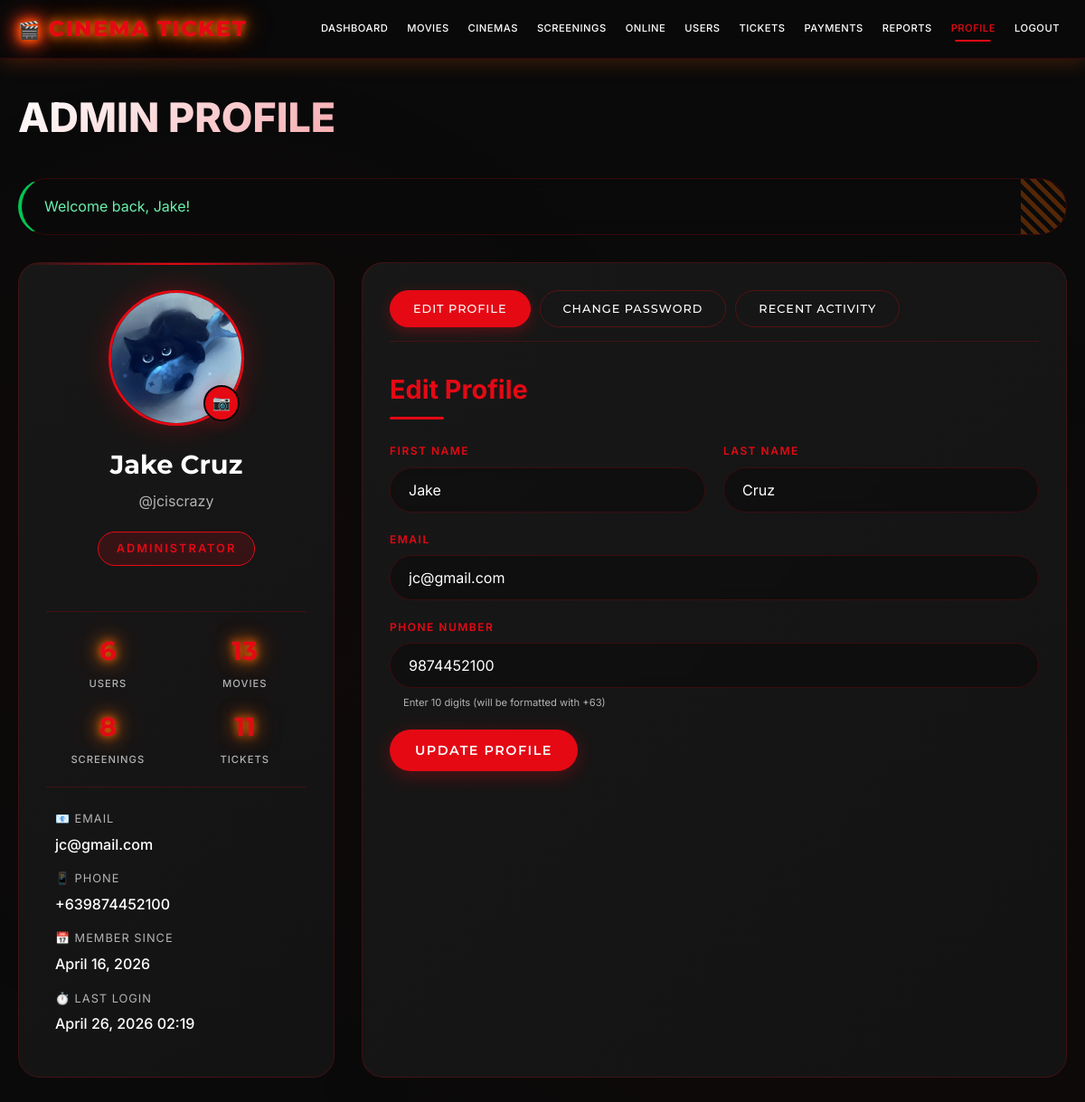
/admin/profile.php (signed in), run on the app's committed database.
### tables this page shows
CREATE TABLE `users` (
  `id` int(11) NOT NULL,
  `username` varchar(50) NOT NULL,
  `email` varchar(100) NOT NULL,
  `password_hash` varchar(255) NOT NULL,
  `first_name` varchar(50) NOT NULL,
  `last_name` varchar(50) NOT NULL,
  `birthdate` date NOT NULL,
  `account_type` varchar(20) DEFAULT 'user',
  `gender` varchar(20) DEFAULT NULL,
  `country` varchar(50) DEFAULT NULL,
  `phone` varchar(20) DEFAULT NULL,
  `profile_pic` varchar(255) DEFAULT NULL,
  `theme_preference` varchar(20) DEFAULT 'dark',
  `is_active` tinyint(1) DEFAULT 1,
  `created_at` timestamp NOT NULL DEFAULT current_timestamp(),
  `last_login` timestamp NULL DEFAULT NULL
);

### includes/functions.php (called while the page is built, shortened)
<?php
function getDB() {
    static $pdo = null;
    if ($pdo === null) {
        try {
            $pdo = new PDO(
                "mysql:host=" . DB_HOST . ";dbname=" . DB_NAME . ";charset=utf8mb4",
                DB_USER,
                DB_PASS,
                [
                    PDO::ATTR_ERRMODE => PDO::ERRMODE_EXCEPTION,
                    PDO::ATTR_DEFAULT_FETCH_MODE => PDO::FETCH_ASSOC,
                    PDO::ATTR_EMULATE_PREPARES => false
                ]
            );
        } catch (PDOException $e) {
            if ($e->getCode() == 1049) {
                die("<h2>Database '" . DB_NAME . "' not found!</h2>
                     <p>Please check your database configuration.</p>");
            } else {
                die("Database error: " . $e->getMessage());
            }
        }
    }
    return $pdo;
}
function getCurrentUser() {
    $pdo = getDB();
    $stmt = $pdo->prepare("SELECT * FROM users WHERE id = ?");
    $stmt->execute([$_SESSION['user_id']]);
    $user = $stmt->fetch();
    return $user;
}
function getFlash() {
    if (isset($_SESSION['flash'])) {
        $flash = $_SESSION['flash'];
        return $flash;
    }
    return null;
}
?>

### admin/profile.php (the view, shortened to what this page needs)
<?php
require_once '../includes/functions.php';
$pdo = getDB();
$user = getCurrentUser();
$stats = [
    'total_users' => $pdo->query("SELECT COUNT(*) FROM users")->fetchColumn(),
    'total_movies' => $pdo->query("SELECT COUNT(*) FROM movies")->fetchColumn(),
    'total_screenings' => $pdo->query("SELECT COUNT(*) FROM screenings WHERE show_date >= CURDATE()")->fetchColumn(),
    'total_tickets' => $pdo->query("SELECT COUNT(*) FROM tickets")->fetchColumn(),
    'total_revenue' => $pdo->query("SELECT COALESCE(SUM(total_price), 0) FROM tickets WHERE status = 'paid'")->fetchColumn()
];
$flash = getFlash();
?>
<!DOCTYPE html>
<html lang="en">
<head>
    <link rel="stylesheet" href="../assets/css/style.css">
</head>
<body>
    <nav class="navbar">
        <div class="nav-container">
            <a href="../index.php" class="logo">CINEMA TICKET</a>
            <div class="nav-links">
                <a href="dashboard.php">Dashboard</a>
                <a href="movies.php">Movies</a>
                <a href="cinemas.php">Cinemas</a>
                <a href="screenings.php">Screenings</a>
                <a href="online_schedule.php">Online</a>
                <a href="users.php">Users</a>
                <a href="tickets.php">Tickets</a>
                <a href="payments.php">Payments</a>
                <a href="reports.php">Reports</a>
                <a href="profile.php" class="active">Profile</a>
                <a href="../auth/logout.php">Logout</a>
            </div>
        </div>
    </nav>
    <main class="container">
        <h1>Admin Profile</h1>
        <?php if ($flash): ?>
            <div class="alert alert-<?php echo $flash['type']; ?>">
                <?php echo htmlspecialchars($flash['message']); ?>
            </div>
        <?php endif; ?>
        <div class="profile-container">
            <div class="profile-sidebar">
                <div class="profile-avatar-container">
                    <?php if ($user['profile_pic']): ?>
                        <img src="../uploads/profiles/<?php echo $user['profile_pic']; ?>?t=<?php echo time(); ?>" class="profile-avatar">
                    <?php else: ?>
                        <div class="profile-avatar-placeholder">
                            <?php echo strtoupper(substr($user['first_name'],0,1) . substr($user['last_name'],0,1)); ?>
                        </div>
                    <?php endif; ?>
                    <form method="POST" enctype="multipart/form-data" id="picForm">
                        <label for="profile_pic" class="upload-btn">📷</label>
                    </form>
                </div>
                <div class="profile-name"><?php echo htmlspecialchars($user['first_name'] . ' ' . $user['last_name']); ?></div>
                <div class="profile-username">@<?php echo htmlspecialchars($user['username']); ?></div>
                <div class="profile-badge">Administrator</div>
                <div class="profile-stats">
                    <div class="stat-item">
                        <div class="stat-value"><?php echo $stats['total_users']; ?></div>
                        <div class="stat-label">Users</div>
                    </div>
                    <div class="stat-item">
                        <div class="stat-value"><?php echo $stats['total_movies']; ?></div>
                        <div class="stat-label">Movies</div>
                    </div>
                    <div class="stat-item">
                        <div class="stat-value"><?php echo $stats['total_screenings']; ?></div>
                        <div class="stat-label">Screenings</div>
                    </div>
                    <div class="stat-item">
                        <div class="stat-value"><?php echo $stats['total_tickets']; ?></div>
                        <div class="stat-label">Tickets</div>
                    </div>
                </div>
                <div class="info-item">
                    <div class="info-label">📧 Email</div>
                    <div class="info-value"><?php echo htmlspecialchars($user['email']); ?></div>
                </div>
                <div class="info-item">
                    <div class="info-label">📱 Phone</div>
                    <div class="info-value"><?php echo htmlspecialchars($user['phone'] ?? 'Not set'); ?></div>
                </div>
                <div class="info-item">
                    <div class="info-label">📅 Member Since</div>
                    <div class="info-value"><?php echo date('F d, Y', strtotime($user['created_at'])); ?></div>
                </div>
                <div class="info-item">
                    <div class="info-label">⏱️ Last Login</div>
                    <div class="info-value"><?php echo $user['last_login'] ? date('F d, Y H:i', strtotime($user['last_login'])) : 'First login'; ?></div>
                </div>
            </div>
            <div class="profile-content">
                <div class="tab-buttons">
                    <button class="tab-button active" onclick="showTab('edit-profile', this)">Edit Profile</button>
                    <button class="tab-button" onclick="showTab('change-password', this)">Change Password</button>
                    <button class="tab-button" onclick="showTab('activity', this)">Recent Activity</button>
                </div>
                <div id="edit-profile" class="tab-pane active">
                    <h2>Edit Profile</h2>
                    <form method="POST">
                        <div class="form-row">
                            <div class="form-group">
                                <label>First Name</label>
                                <input type="text" name="first_name"
                                       value="<?php echo htmlspecialchars($user['first_name']); ?>" required>
                            </div>
                            <div class="form-group">
                                <label>Last Name</label>
                                <input type="text" name="last_name"
                                       value="<?php echo htmlspecialchars($user['last_name']); ?>" required>
                            </div>
                        </div>
                        <div class="form-group">
                            <label>Email</label>
                            <input type="email" name="email"
                                   value="<?php echo htmlspecialchars($user['email']); ?>" required>
                        </div>
                        <div class="form-group">
                            <label>Phone Number</label>
                            <input type="tel" name="phone"
                                   value="<?php echo htmlspecialchars(str_replace('+63', '', $user['phone'] ?? '')); ?>"
                                   placeholder="9123456789">
                            <small class="form-text">Enter 10 digits (will be formatted with +63)</small>
                        </div>
                        <button type="submit" name="update_profile" class="btn-primary">Update Profile</button>
                    </form>
                </div>
            </div>
        </div>
    </main>
</body>
</html>

### assets/css/style.css (style rules this page uses)
:root { --bg-primary: #0a0a0a; --bg-secondary: #1a1a1a; --bg-card: #222222; --text-primary: #ffffff; --text-secondary: #e0e0e0; --orange-primary: #ff6b00; --orange-secondary: #ff4500; --orange-glow: 0 0 10px #ff6b00, 0 0 20px #ff6b00, 0 0 30px rgba(255, 107, 0, 0.5); --orange-border: 1px solid #ff6b00; --orange-box: 0 0 5px #ff6b00; --error-red: #ff4444; --success-green: #44ff44; --warning-yellow: #ffff44; --film-strip: repeating-linear-gradient(45deg, #ff6b00 0px, #ff6b00 5px, transparent 5px, transparent 10px); }
* { margin: 0; padding: 0; box-sizing: border-box; }
body { font-family: 'Montserrat', 'Segoe UI', Tahoma, Geneva, Verdana, sans-serif; background: var(--bg-primary); color: var(--text-primary); line-height: 1.6; min-height: 100vh; background-image: radial-gradient(circle at 10% 20%, rgba(255, 107, 0, 0.03) 0%, transparent 20%); }
.container { max-width: 1200px; margin: 0 auto; padding: 20px; }
.navbar { background: linear-gradient(135deg, #0a0a0a 0%, #1a1a1a 100%); border-bottom: 3px solid var(--orange-primary); padding: 1rem 0; position: sticky; top: 0; z-index: 1000; box-shadow: 0 5px 20px rgba(255, 107, 0, 0.2); }
.nav-container { max-width: 1200px; margin: 0 auto; display: flex; justify-content: space-between; align-items: center; padding: 0 20px; }
.logo { color: var(--orange-primary); font-size: 2rem; font-weight: 800; text-decoration: none; text-transform: uppercase; letter-spacing: 2px; text-shadow: var(--orange-glow); position: relative; }
.logo::before { content: "🎬"; margin-right: 10px; font-size: 1.8rem; }
.nav-links { display: flex; gap: 20px; align-items: center; }
.nav-links a { color: var(--text-primary); text-decoration: none; padding: 8px 16px; border-radius: 4px; transition: all 0.3s; font-weight: 500; text-transform: uppercase; font-size: 0.9rem; letter-spacing: 1px; position: relative; overflow: hidden; }
.nav-links a::before { content: ''; position: absolute; bottom: 0; left: -100%; width: 100%; height: 2px; background: var(--orange-primary); transition: left 0.3s; }
.alert { padding: 15px 20px; margin-bottom: 20px; border-radius: 4px; animation: slideIn 0.3s ease; border-left: 4px solid; background: var(--bg-card); position: relative; overflow: hidden; }
.alert::after { content: ''; position: absolute; top: 0; right: 0; width: 50px; height: 100%; background: var(--film-strip); opacity: 0.3; }
.alert-success { border-left-color: var(--success-green); color: var(--success-green); }
.form-group { margin-bottom: 20px; }
.form-group label { display: block; margin-bottom: 5px; color: var(--text-secondary); font-weight: 600; text-transform: uppercase; font-size: 0.85rem; letter-spacing: 1px; }
.form-group input, .form-group select, .form-group textarea { width: 100%; padding: 12px; background: var(--bg-primary); border: 2px solid #333; border-radius: 4px; color: var(--text-primary); font-size: 16px; transition: all 0.3s; }
.form-row { display: grid; grid-template-columns: 1fr 1fr; gap: 20px; }
.form-text { display: block; font-size: 12px; color: var(--text-secondary); margin-top: 5px; }
.btn-primary { background: var(--orange-primary); color: var(--bg-primary); border: 2px solid var(--orange-primary); }
.btn-primary::before { background: transparent; }
.stat-value { font-size: 3rem; font-weight: 800; color: var(--orange-primary); margin-bottom: 10px; text-shadow: var(--orange-glow); }
.stat-label { color: var(--text-secondary); text-transform: uppercase; letter-spacing: 2px; font-size: 14px; font-weight: 500; }

### data on the page
users: profile_pic (picture), first_name+last_name "Jake Cruz", username "jciscrazy", email "jc@gmail.com", phone "+639874452100", created_at "April 16, 2026", last_login "April 26, 2026 02:19", first_name "Jake", last_name "Cruz", phone "9874452100"

### other printed values
$flash['message'] "Welcome back, Jake!"
$stats['total_users'] "6"
$stats['total_movies'] "13"
$stats['total_screenings'] "8"
$stats['total_tickets'] "11"
